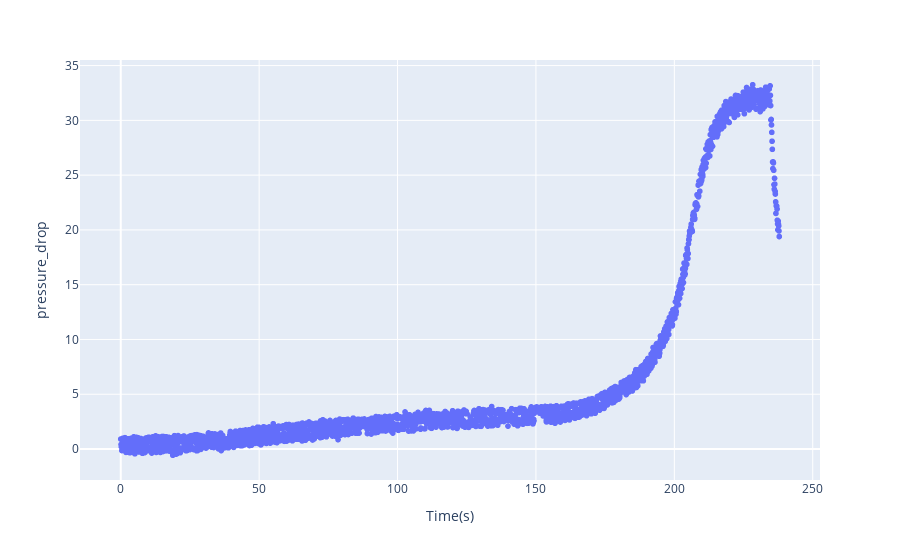

The code cell stored with this chart in its notebook:
### Code cell
df['pressure_drop'] = drop_pressure
px.scatter(data_frame= df, x = 'Time(s)', y = 'pressure_drop')

### Figure 1 — Plotly figure (JSON) as saved in the notebook; plotly's stock layout.template omitted (floating-point values rounded to 4 significant figures; data arrays with more than 128 entries replaced by an {"elided": "..."} marker saying what was removed)
{"data": [{"hovertemplate": "Time(s)=%{x}<br>pressure_drop=%{y}<extra></extra>", "legendgroup": "", "marker": {"color": "#636efa", "symbol": "circle"}, "mode": "markers", "name": "", "showlegend": false, "type": "scattergl", "x": {"elided": "2380 float values"}, "xaxis": "x", "y": {"elided": "2380 float values"}, "yaxis": "y"}], "layout": {"legend": {"tracegroupgap": 0}, "margin": {"t": 60}, "xaxis": {"anchor": "y", "domain": [0, 1], "title": {"text": "Time(s)"}}, "yaxis": {"anchor": "x", "domain": [0, 1], "title": {"text": "pressure_drop"}}}}
